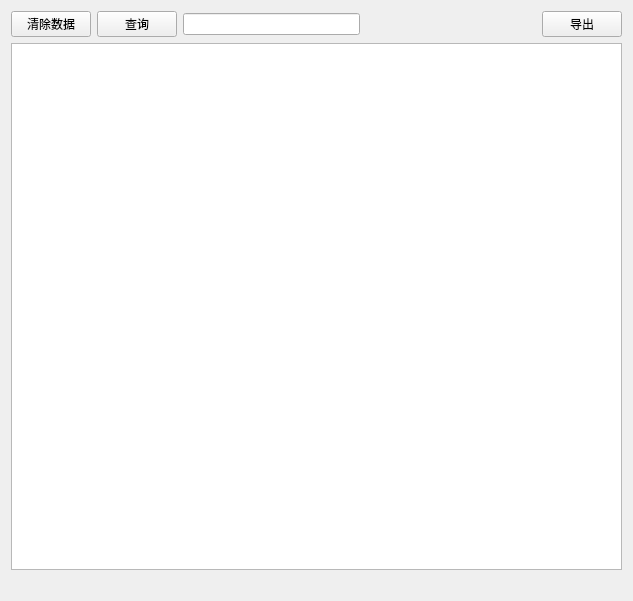
<?xml version="1.0" encoding="UTF-8"?>
<ui version="4.0">
 <class>UserManagementTab</class>
 <widget class="QWidget" name="UserManagementTab">
  <property name="geometry">
   <rect>
    <x>0</x>
    <y>0</y>
    <width>633</width>
    <height>601</height>
   </rect>
  </property>
  <property name="windowTitle">
   <string>Form</string>
  </property>
  <layout class="QGridLayout" name="gridLayout">
   <item row="0" column="0">
    <layout class="QVBoxLayout" name="verticalLayout">
     <item>
      <layout class="QHBoxLayout" name="horizontalLayout">
       <item>
        <widget class="QPushButton" name="clearButton">
         <property name="text">
          <string>清除数据</string>
         </property>
        </widget>
       </item>
       <item>
        <widget class="QPushButton" name="selectButton">
         <property name="text">
          <string>查询</string>
         </property>
        </widget>
       </item>
       <item>
        <widget class="QLineEdit" name="lineEdit"/>
       </item>
       <item>
        <spacer name="horizontalSpacer">
         <property name="orientation">
          <enum>Qt::Orientation::Horizontal</enum>
         </property>
         <property name="sizeHint" stdset="0">
          <size>
           <width>40</width>
           <height>20</height>
          </size>
         </property>
        </spacer>
       </item>
       <item>
        <widget class="QPushButton" name="pushButton">
         <property name="text">
          <string>导出</string>
         </property>
        </widget>
       </item>
      </layout>
     </item>
     <item>
      <widget class="QTableView" name="tableView"/>
     </item>
     <item>
      <layout class="QHBoxLayout" name="horizontalLayout_2">
       <item>
        <spacer name="horizontalSpacer_2">
         <property name="orientation">
          <enum>Qt::Orientation::Horizontal</enum>
         </property>
         <property name="sizeHint" stdset="0">
          <size>
           <width>40</width>
           <height>20</height>
          </size>
         </property>
        </spacer>
       </item>
      </layout>
     </item>
    </layout>
   </item>
  </layout>
 </widget>
 <resources/>
 <connections/>
</ui>
